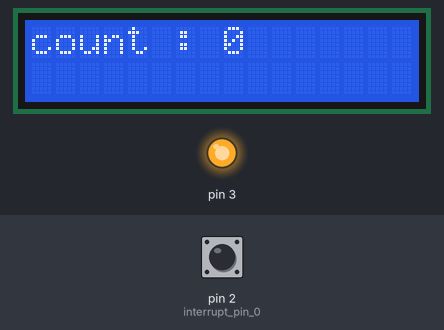
This sketch was run on a simulated Arduino Uno, built with avr-gcc and run on an emulated ATmega328P. Parts: 16×2 character LCD, output pins drawn as LEDs (lit = HIGH). Inputs (shaded band) come from the test bench; at power-on: pin 2 (interrupt_pin_0) HIGH. What the sketch prints to the serial monitor is not drawn.

Above: at 1.2 s.
1.3 s: pin 2 (interrupt_pin_0) pulled LOW for 0.15 s
At 1.9 s:
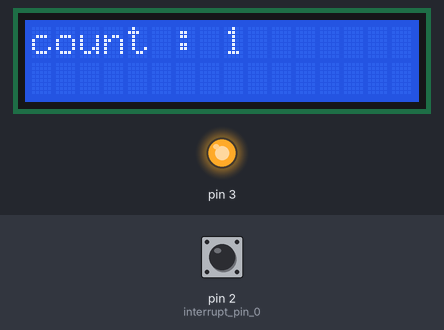
2.9 s: pin 2 (interrupt_pin_0) pulled LOW for 1 s
At 4.1 s:
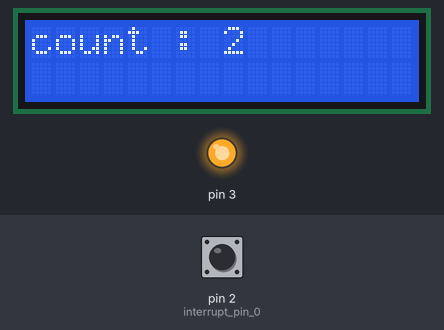
5.4 s: pin 2 (interrupt_pin_0) pulled LOW for 0.15 s
At 6.6 s:
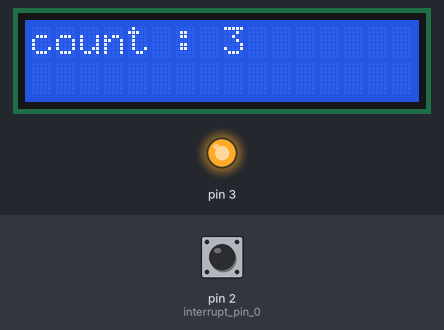
7.0 s: pin 2 (interrupt_pin_0) pulled LOW for 1 s
At 7.3 s:
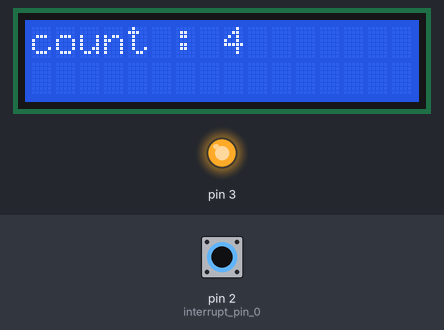
Timing chart, 0 to 10.0 s (numbered marks = the images above; inputs shaded):
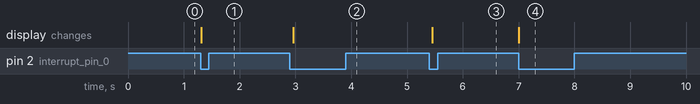

Measured:
- after the input at 1.3 s, the display: changes at once (image 1)
- after the input at 2.9 s, the display: changes after 0.07 s (image 2)
- after the input at 5.4 s, the display: changes after 0.05 s (image 3)
- after the input at 7.0 s, the display: changes at once (image 4)

The sketch:

countRotationHallSensB.ino
```cpp
/*
   count rotations with hall sensor
   display count on LCD display (optional)
*/

// #include <Streaming.h>  // lets lcd print float, not needed for ints
#include <LiquidCrystal.h>

LiquidCrystal lcd(8, 9, 4, 5, 6, 7);

 // both vars updated from ISR
 // so must be declared volatile
volatile int rotaCount = 0;
volatile unsigned long last_interrupt_time = millis(); // used if debouncing

void setup()
{
  lcd.begin(16, 2);    // 16 col, 2 row LCD
  Serial.begin(9600);     // 9600 bps, for Ser. Mon. if on
  pinMode(2, INPUT_PULLUP);  // interrupt pin 0
  pinMode(3, OUTPUT);
  digitalWrite(3, HIGH); // 5 v for sensor module
  attachInterrupt(0, upCnt, FALLING);  // D2 pin attached to sensor
  // FALLING since magnet causes conduction, hi-lo transition @ D2
}  //  end setup

void loop()
{

  lcd.clear();
  lcd.print("count : ");
  lcd.print(rotaCount);

  Serial.println(rotaCount);
  delay(100);

}  // end loop


void upCnt()     // ISR increments count

{ // debouncing not needed for hall sensor, ? needed for reed switch

  // unsigned long interrupt_time = millis();
  // millis() is not updated inside ISR but OK
  // to use its value at instant of interrupt

  // If any interrupt comes faster than ___ms, assume it's a bounce and ignore

  //  if (interrupt_time - last_interrupt_time > 50)
  //  {
  ++rotaCount;       // incr count
  // global var, should be reset only on good signal, > 50 ms from last good one
  // last_interrupt_time = interrupt_time;
  //  }
}  //end upCnt
```
